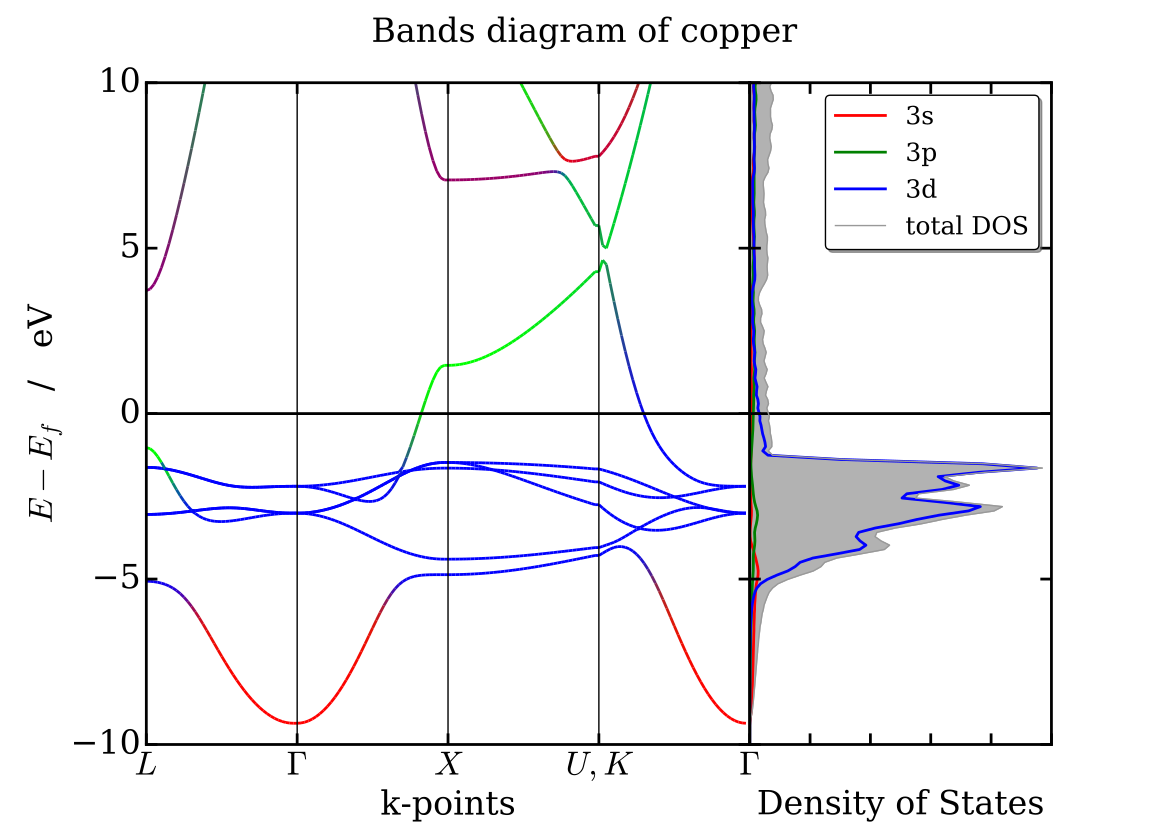

Generate this figure with Python:
#!/usr/bin/env python
# -*- coding=utf-8 -*-

import sys
import numpy as np

import matplotlib.pyplot as plt
from matplotlib.collections import LineCollection
from matplotlib.gridspec import GridSpec

from pymatgen.io.vaspio.vasp_output import Vasprun
from pymatgen.electronic_structure.core import Spin, OrbitalType


def rgbline(ax, k, e, red, green, blue, alpha=1.):
    # creation of segments based on
    # http://nbviewer.ipython.org/urls/raw.github.com/dpsanders/matplotlib-examples/master/colorline.ipynb
    pts = np.array([k, e]).T.reshape(-1, 1, 2)
    seg = np.concatenate([pts[:-1], pts[1:]], axis=1)

    nseg = len(k) - 1
    r = [0.5 * (red[i] + red[i + 1]) for i in range(nseg)]
    g = [0.5 * (green[i] + green[i + 1]) for i in range(nseg)]
    b = [0.5 * (blue[i] + blue[i + 1]) for i in range(nseg)]
    a = np.ones(nseg, np.float) * alpha
    lc = LineCollection(seg, colors=list(zip(r, g, b, a)), linewidth=2)
    ax.add_collection(lc)

if __name__ == "__main__":
    # read data
    # ---------

    # kpoints labels
    labels = [r"$L$", r"$\Gamma$", r"$X$", r"$U,K$", r"$\Gamma$"]

    # density of states
    dosrun = Vasprun("./DOS/vasprun.xml")
    spd_dos = dosrun.complete_dos.get_spd_dos()

    # bands
    run = Vasprun("./Bandes/vasprun.xml", parse_projected_eigen=True)
    bands = run.get_band_structure("./Bandes/KPOINTS",
                                   line_mode=True,
                                   efermi=dosrun.efermi)

    # set up matplotlib plot
    # ----------------------

    # general options for plot
    font = {'family': 'serif', 'size': 24}
    plt.rc('font', **font)

    # set up 2 graph with aspec ration 2/1
    # plot 1: bands diagram
    # plot 2: Density of States
    gs = GridSpec(1, 2, width_ratios=[2, 1])
    fig = plt.figure(figsize=(11.69, 8.27))
    fig.suptitle("Bands diagram of copper")
    ax1 = plt.subplot(gs[0])
    ax2 = plt.subplot(gs[1])  # , sharey=ax1)

    # set ylim for the plot
    # ---------------------
    emin = -10.
    emax = 10.
    ax1.set_ylim(emin, emax)
    ax2.set_ylim(emin, emax)

    # Band Diagram
    # ------------
    name = "Cu"
    pbands = bands.get_projections_on_elts_and_orbitals({name: ["s", "p", "d"]})

    # compute s, p, d normalized contributions
    contrib = np.zeros((bands.nb_bands, len(bands.kpoints), 3))
    for b in range(bands.nb_bands):
        for k in range(len(bands.kpoints)):
            sc = pbands[Spin.up][b][k][name]["s"]**2
            pc = pbands[Spin.up][b][k][name]["p"]**2
            dc = pbands[Spin.up][b][k][name]["d"]**2
            tot = sc + pc + dc
            if tot != 0.0:
                contrib[b, k, 0] = sc / tot
                contrib[b, k, 1] = pc / tot
                contrib[b, k, 2] = dc / tot

    # plot bands using rgb mapping
    for b in range(bands.nb_bands):
        rgbline(ax1,
                range(len(bands.kpoints)),
                [e - bands.efermi for e in bands.bands[Spin.up][b]],
                contrib[b, :, 0],
                contrib[b, :, 1],
                contrib[b, :, 2])

    # style
    ax1.set_xlabel("k-points")
    ax1.set_ylabel(r"$E - E_f$   /   eV")
    ax1.grid()

    # fermi level at 0
    ax1.hlines(y=0, xmin=0, xmax=len(bands.kpoints), color="k", lw=2)

    # labels
    nlabs = len(labels)
    step = len(bands.kpoints) / (nlabs - 1)
    for i, lab in enumerate(labels):
        ax1.vlines(i * step, emin, emax, "k")
    ax1.set_xticks([i * step for i in range(nlabs)])
    ax1.set_xticklabels(labels)

    ax1.set_xlim(0, len(bands.kpoints))

    # Density of states
    # ----------------

    ax2.set_yticklabels([])
    ax2.grid()
    ax2.set_xlim(1e-4, 5)
    ax2.set_xticklabels([])
    ax2.hlines(y=0, xmin=0, xmax=5, color="k", lw=2)
    ax2.set_xlabel("Density of States", labelpad=28)

    # spd contribution
    ax2.plot(spd_dos[OrbitalType.s].densities[Spin.up],
             dosrun.tdos.energies - dosrun.efermi,
             "r-", label="3s", lw=2)
    ax2.plot(spd_dos[OrbitalType.p].densities[Spin.up],
             dosrun.tdos.energies - dosrun.efermi,
             "g-", label="3p", lw=2)
    ax2.plot(spd_dos[OrbitalType.d].densities[Spin.up],
             dosrun.tdos.energies - dosrun.efermi,
             "b-", label="3d", lw=2)

    # total dos
    ax2.fill_between(dosrun.tdos.densities[Spin.up],
                     0,
                     dosrun.tdos.energies - dosrun.efermi,
                     color=(0.7, 0.7, 0.7),
                     facecolor=(0.7, 0.7, 0.7))

    ax2.plot(dosrun.tdos.densities[Spin.up],
             dosrun.tdos.energies - dosrun.efermi,
             color=(0.6, 0.6, 0.6),
             label="total DOS")

    # plot format style
    # -----------------
    ax2.legend(fancybox=True, shadow=True, prop={'size': 18})
    plt.subplots_adjust(wspace=0)

    # plt.show()
    plt.savefig(sys.argv[0].strip(".py") + ".pdf", format="pdf")
